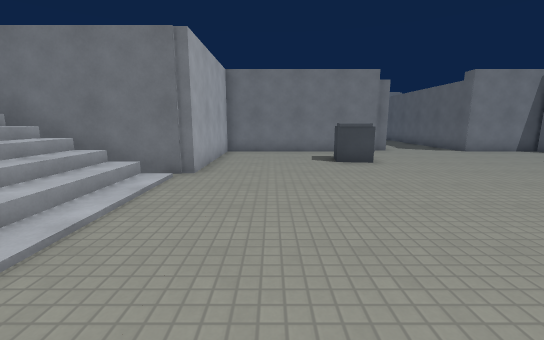
View 1 (above)

24 first-person views from a walk through a Godot game level. The camera is 1.4 m above the floor, tilts 10° down and sees 90° across. The floor is counted in squares, 1 m on a side. Each view is taken from the middle of a square. On the plan, view 1 faces up. The plan holds only what a view shows up to about 13 squares ahead; the rest is blank. The place goes on beyond the plan. Surface patterns are stand-ins for the level's own textures.

View 2
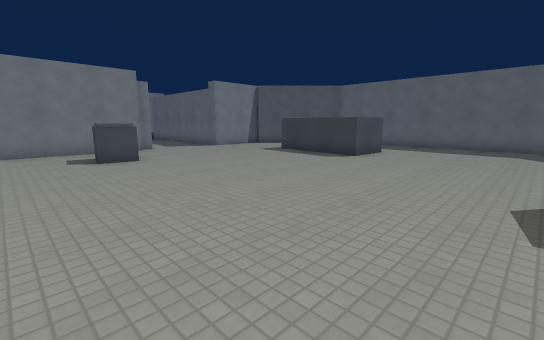

View 3
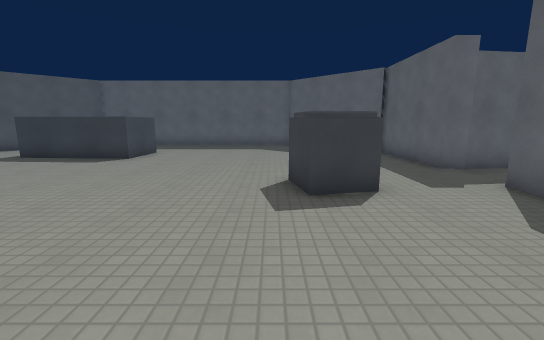

View 4
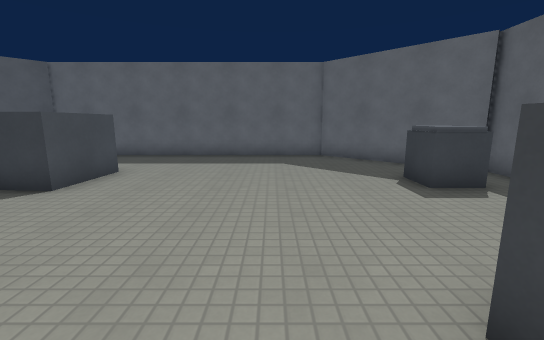

View 5
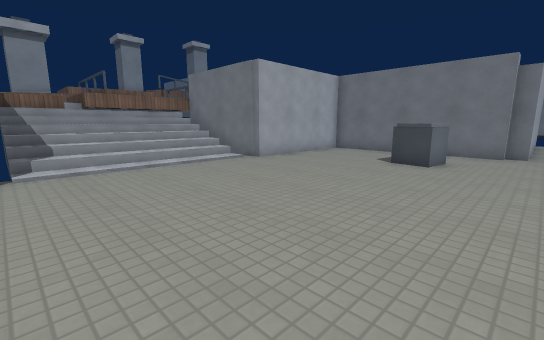

View 6
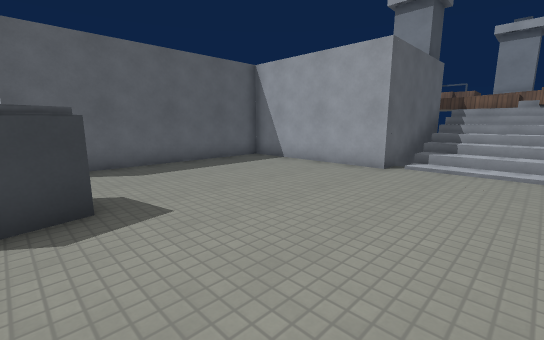

View 7
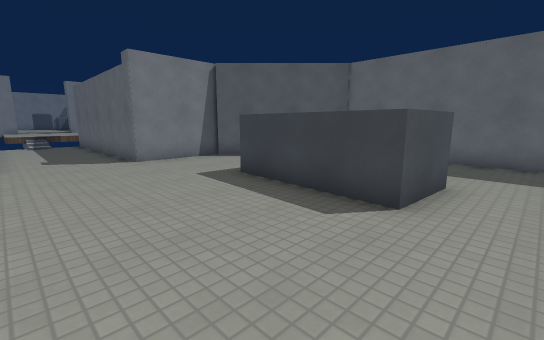

View 8
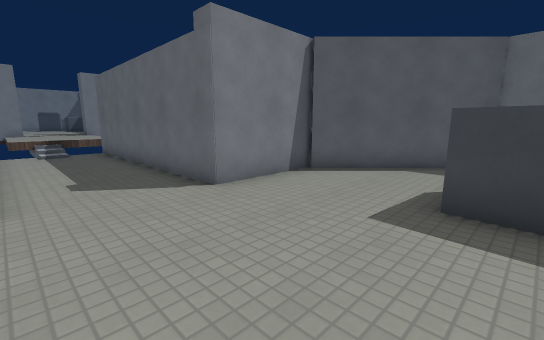

View 9
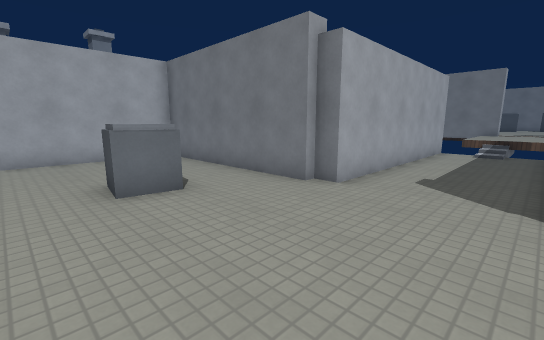

View 10
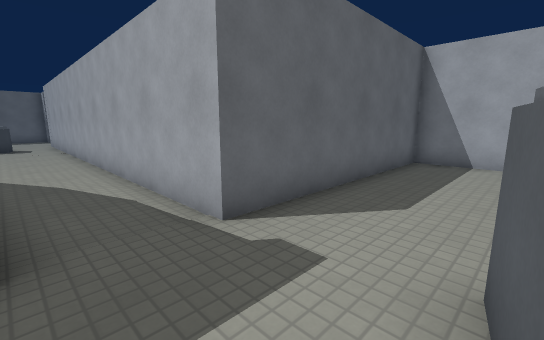

View 11
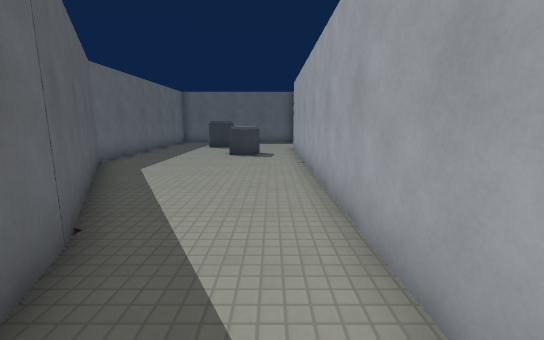

View 12
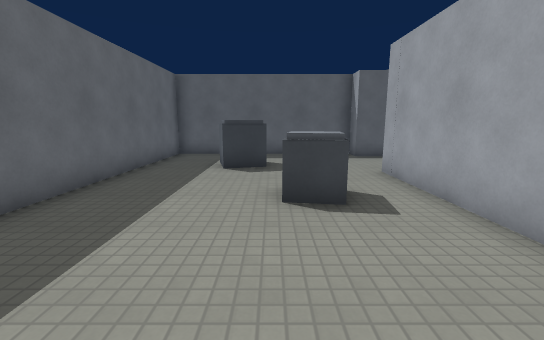

View 13
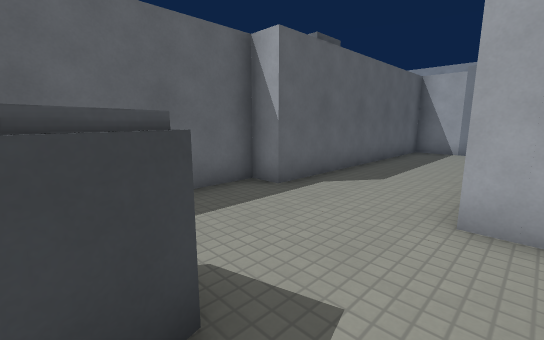

View 14
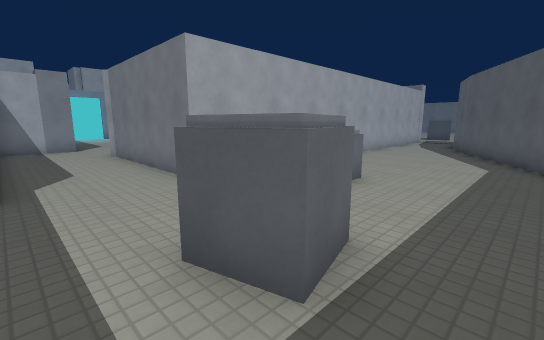

View 15
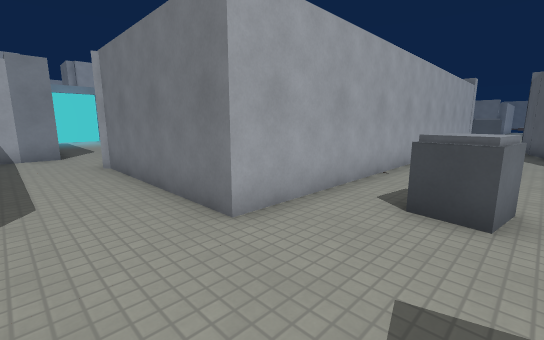

View 16
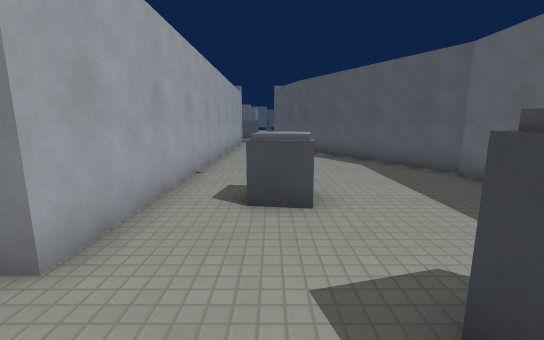

View 17
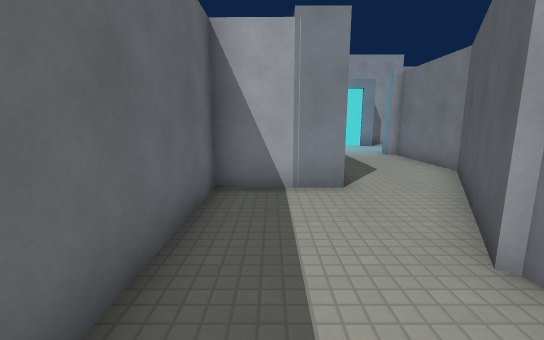

View 18
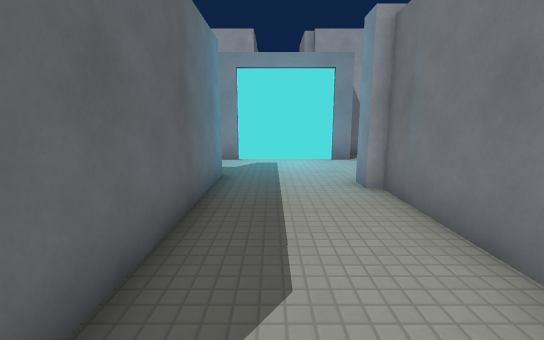

View 19
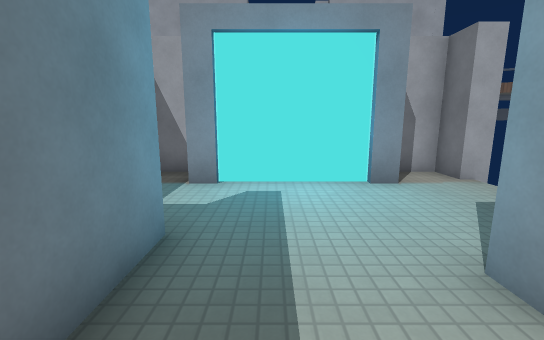

View 20
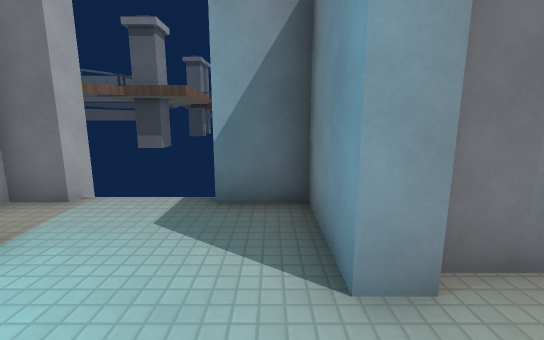

View 21
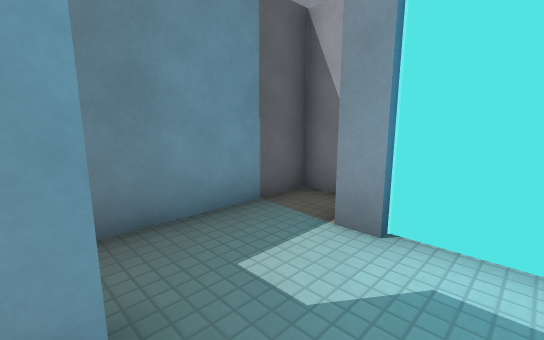

View 22
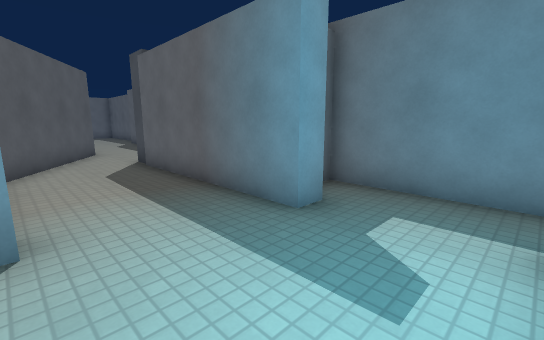

View 23
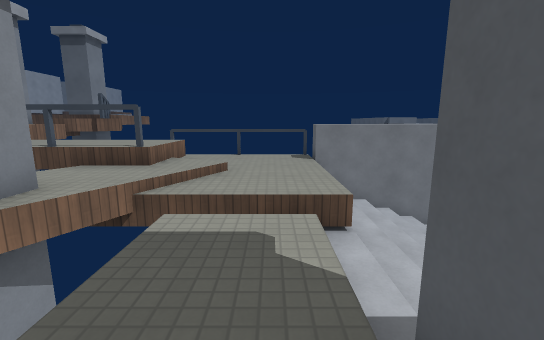

View 24
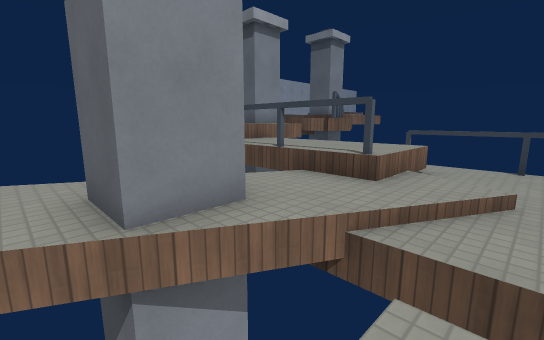

### Floor plan
Key: @ floor where view 1 was taken; # wall or solid block; x gap in a wall; . main floor; : floor 1.5 m higher than the main floor; + floor 2.5 m higher than the main floor; * floor 2.75 m higher than the main floor; % floor 3.25 m higher than the main floor; / step, stairs or slope; ^ raised ledge; C crate; B barrier; O other object.
Columns run from 20 left of view 1 to 17 right of it. Each row starts with its distance up from view 1.
 23                          #    #
 22                          #....#
 21                          #....#
 20                          #....#
 19                          #....#
 18                          #....#
 17                          #....#
 16                          #....#
 15                          #....#
 14                          #....#
 13                   ########....#####
 12                   #...............##
 11    ^              #....C...........##
 10    ^#             #....^............#
  9  #           #    #............^^.
  8 ##      +++++^   ##............^
  7    %%%%%/++++#####.............^     #
  6    %%%%%//+++:///..............^   ..#
  5        #///++:///..............^^....#
  4      ##**/+++:///....................#
  3       ***/+++:///....................#
  2       OO   //////....................#
  1      *OO  ++/////....................#
  0      **   ++######..@................#
 -1             #    ##..................#
 -2            +      #.......#..........#
 -3                   #.......#.........##
 -4                   #............CC..##
 -5                   #.............  ##
 -6                   ########...#####
 -7                          ##..#
 -8                           #..#
 -9                           #..#
-10                           #..#
-11                           #..##
-12                           #...#
-13                           #...##
-14                           #....#
-15                           #....##
-16                           #.....#
-17                           #.....##
-18     ##  x##               #......#
-19     #.....#               #......#
-20     ##....######          #......#
-21      #....#....##         #.CC...#
-22       ..........###       #......#
-23       ............#########......#
-24      B........................^..#
-25     ##...########............^^^.#
-26     #.....#     #.............^..#
-27     #######     #................#
-28                 ##################

Where each view was taken, in squares from view 1:
view 1: 0 up, 0 right, facing up
view 2: 1 down, 0 right, facing up-right
view 3: 1 down, 0 right, facing right
view 4: 0 up, 5 right, facing right
view 5: 0 up, 6 right, facing up-left
view 6: 3 up, 6 right, facing down-left
view 7: 3 up, 6 right, facing up-right
view 8: 8 up, 6 right, facing up-right
view 9: 8 up, 9 right, facing up-left
view 10: 3 down, 8 right, facing down-left
view 11: 9 down, 7 right, facing down
view 12: 16 down, 9 right, facing down
view 13: 23 down, 10 right, facing down-left
view 14: 27 down, 12 right, facing up-left
view 15: 26 down, 9 right, facing up-left
view 16: 26 down, 8 right, facing up
view 17: 26 down, 2 right, facing left
view 18: 23 down, 4 left, facing left
view 19: 23 down, 8 left, facing left
view 20: 23 down, 11 left, facing up
view 21: 23 down, 11 left, facing down-left
view 22: 21 down, 14 left, facing down-right
view 23: 2 down, 9 left, facing up
view 24: 0 up, 10 left, facing up-left
